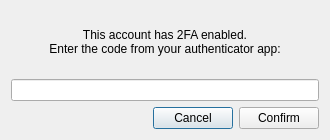
<?xml version="1.0" encoding="UTF-8"?>
<ui version="4.0">
 <class>OtpDialog</class>
 <widget class="QDialog" name="OtpDialog">
  <property name="geometry">
   <rect>
    <x>0</x>
    <y>0</y>
    <width>330</width>
    <height>140</height>
   </rect>
  </property>
  <property name="windowTitle">
   <string>Enter OTP code</string>
  </property>
  <layout class="QVBoxLayout" name="verticalLayout">
   <item>
    <widget class="QLabel" name="label">
     <property name="text">
      <string>This account has 2FA enabled.
Enter the code from your authenticator app:</string>
     </property>
     <property name="alignment">
      <set>Qt::AlignCenter</set>
     </property>
    </widget>
   </item>
   <item>
    <widget class="QLineEdit" name="otpCodeLineEdit">
     <property name="maxLength">
      <number>8</number>
     </property>
     <property name="alignment">
      <set>Qt::AlignCenter</set>
     </property>
    </widget>
   </item>
   <item>
    <layout class="QHBoxLayout" name="horizontalLayout">
     <item>
      <spacer name="horizontalSpacer">
       <property name="orientation">
        <enum>Qt::Orientation::Horizontal</enum>
       </property>
       <property name="sizeHint" stdset="0">
        <size>
         <width>40</width>
         <height>20</height>
        </size>
       </property>
      </spacer>
     </item>
     <item>
      <widget class="QPushButton" name="cancelButton">
       <property name="text">
        <string>Cancel</string>
       </property>
      </widget>
     </item>
     <item>
      <widget class="QPushButton" name="confirmButton">
       <property name="text">
        <string>Confirm</string>
       </property>
      </widget>
     </item>
    </layout>
   </item>
  </layout>
 </widget>
 <resources/>
 <connections/>
</ui>
